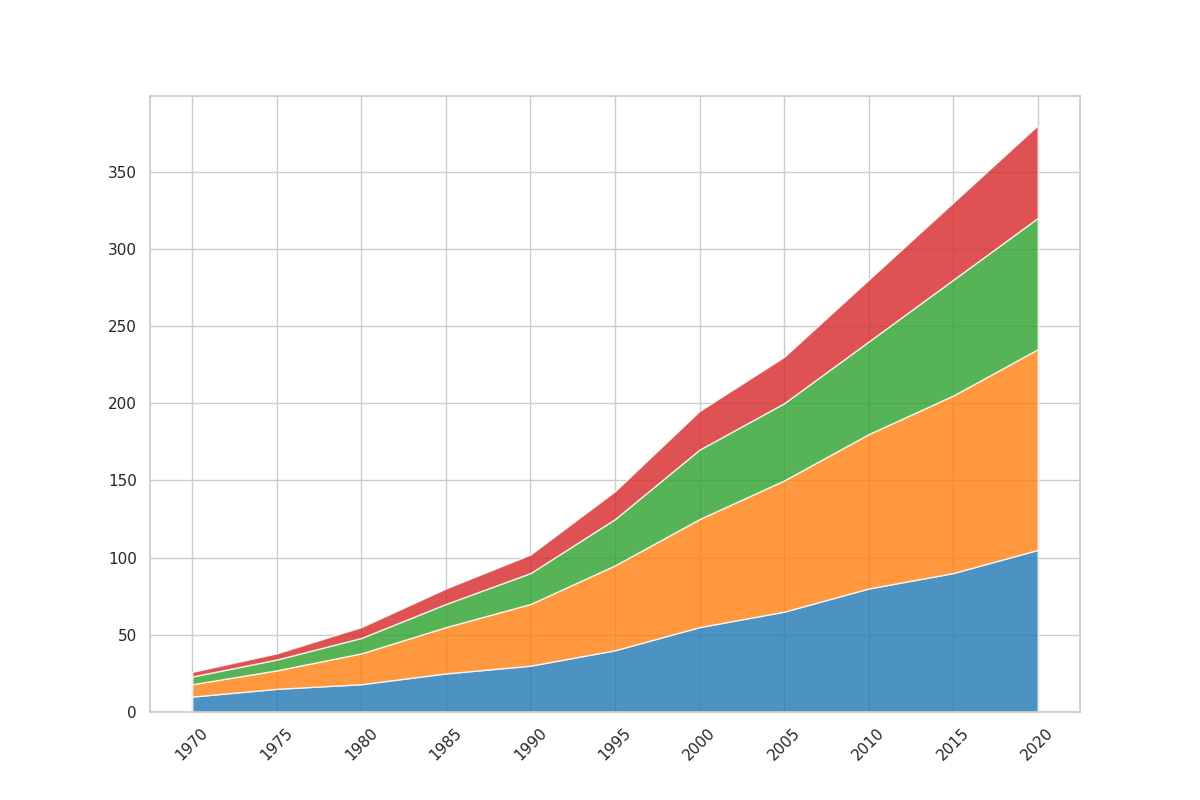

Reproduce this figure in Python.
import matplotlib.pyplot as plt
import numpy as np

years = np.arange(1970, 2021, 5)

atlantic_exploration = [10, 15, 18, 25, 30, 40, 55, 65, 80, 90, 105]
pacific_exploration = [8, 12, 20, 30, 40, 55, 70, 85, 100, 115, 130]
indian_exploration = [5, 7, 10, 15, 20, 30, 45, 50, 60, 75, 85]
arctic_exploration = [3, 4, 7, 10, 12, 18, 25, 30, 40, 50, 60]

fig, ax = plt.subplots(figsize=(12, 8))

ax.stackplot(years, atlantic_exploration, pacific_exploration, indian_exploration, arctic_exploration,
             colors=['#1f77b4', '#ff7f0e', '#2ca02c', '#d62728'], alpha=0.8)

plt.xticks(years, rotation=45)

plt.show()
